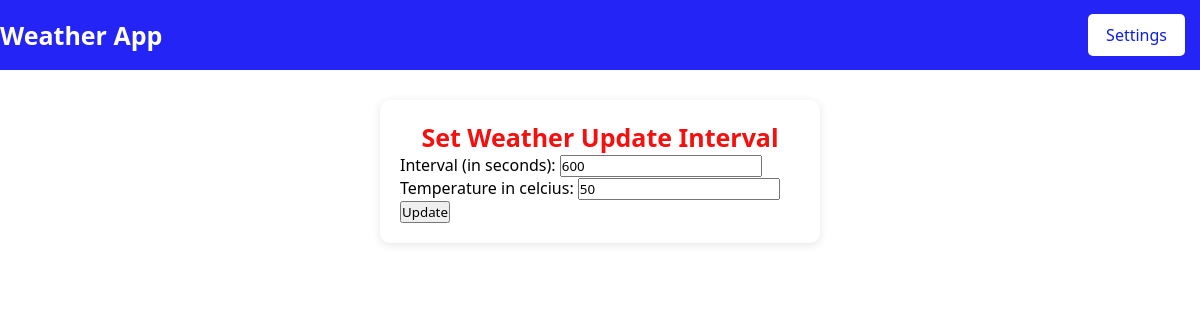
The app's page /settings, older data.
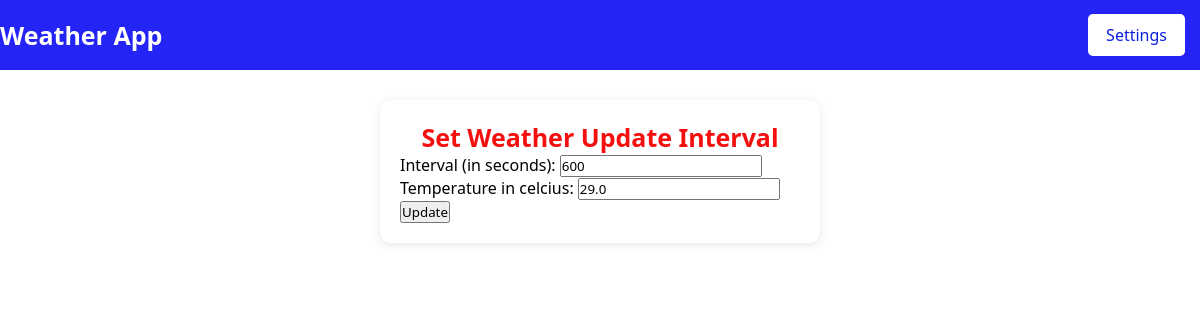
The same page, newer data.
### tables this page shows
CREATE TABLE settings (
            id INTEGER PRIMARY KEY,
            interval INTEGER
        );

CREATE TABLE temperature (
            id INTEGER PRIMARY KEY,
            threshold REAL
        );

### app.py (the view, shortened to what this page needs)
@app.route('/settings', methods=['GET', 'POST'])
def settings():
    conn = sqlite3.connect('weather.db')
    cursor = conn.cursor()
    update_status = None
    cursor.execute("SELECT interval FROM settings WHERE id = 1")
    current_interval = cursor.fetchone()[0]
    cursor.execute("SELECT threshold FROM temperature WHERE id = 1")
    current_threshold = cursor.fetchone()[0]
    cursor.close()
    conn.close()
    return render_template('settings.html', current_interval=current_interval, update_status=update_status,current_threshold=current_threshold)

### templates/settings.html (shortened to what this page needs)
<!DOCTYPE html>
<html lang="en">
<head>
    <link rel="stylesheet" href="../static/style.css">
</head>
<body>
    <nav class="navbar">
        <h1>Weather App</h1>
        <a href="/settings" class="settings-btn">Settings</a>
    </nav>
    <div class="container">
        <div class="container-item">
            <h1>Set Weather Update Interval</h1>
            <form method="POST">
                <label for="interval">Interval (in seconds):</label>
                <input type="number" id="interval" name="interval" value="{{ current_interval }}" required>
                <label for="threshold">Temperature in celcius:</label>
                <input type="number" id="threshold" name="threshold" value="{{ current_threshold }}" required>
                <button type="submit">Update</button>
            </form>
        </div>
    </div>
</body>
</html>

### static/style.css (style rules this page uses)
* { margin:0px; padding:0px; font-family:'Segoe UI', Tahoma, Geneva, Verdana, sans-serif }
.navbar { height:70px; width: 100%; display: flex; justify-content: space-between; align-items: center; background-color: rgb(36, 36, 247); }
.navbar h1 { color: white; font-size: 25px; text-align: center; margin: 0px; }
.settings-btn { margin-right: 15px; color: rgb(12, 30, 226); text-decoration: none; padding: 0.5rem 1rem; border: 2px solid transparent; border-radius: 5px; transition: background-color 0.3s, border-color 0.3s; background-color: white; }
.container { display: flex; flex-wrap: wrap; justify-content: center; padding: 20px; gap: 20px; }
.container-item { display: flex; flex-direction: column; align-items: center; width: 400px; margin:10px; padding: 20px; background-color: white; border-radius: 10px; box-shadow: 0 2px 10px rgba(0, 0, 0, 0.1); }
.container-item h1 { color: rgb(245, 16, 16); text-align: center; font-size: 25px; }

Row changes from the older to the newer data that the page shows:
now on this page (row edited): temperature: threshold "29.0"
Text that changed along with them:
form field threshold: "50" → (not shown)
